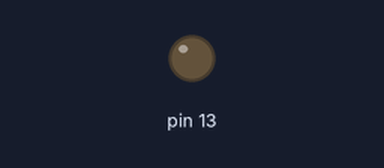
Simulated run of this sketch. Board: Arduino Uno, built with avr-gcc and run on an emulated ATmega328P. Parts: output pins drawn as LEDs (lit = HIGH).

Above: at 0.3 s.
At 2.75 s:
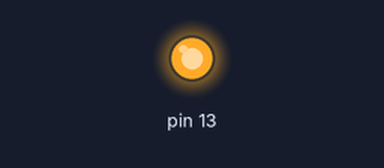
Timing chart, 0 to 3.0 s (numbered marks = the images above):
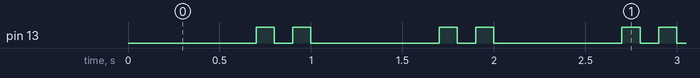

The sketch:

LED_Blinking_Builtin.ino
```cpp
void setup() {
  pinMode(13, OUTPUT);

}

void loop() {
  digitalWrite(13, LOW);
  delay(700);
  digitalWrite(13, HIGH);
  delay(100);
  digitalWrite(13, LOW);
  delay(100);
  digitalWrite(13, HIGH);
  delay(100);

}
```

Measured:
- by itself, pin 13: repeats every 1.0 s: LOW 0.10 s, HIGH 0.10 s, LOW 0.70 s, HIGH 0.10 s
- by itself, everything shown: repeats every 1.0 s, in 4 steps
